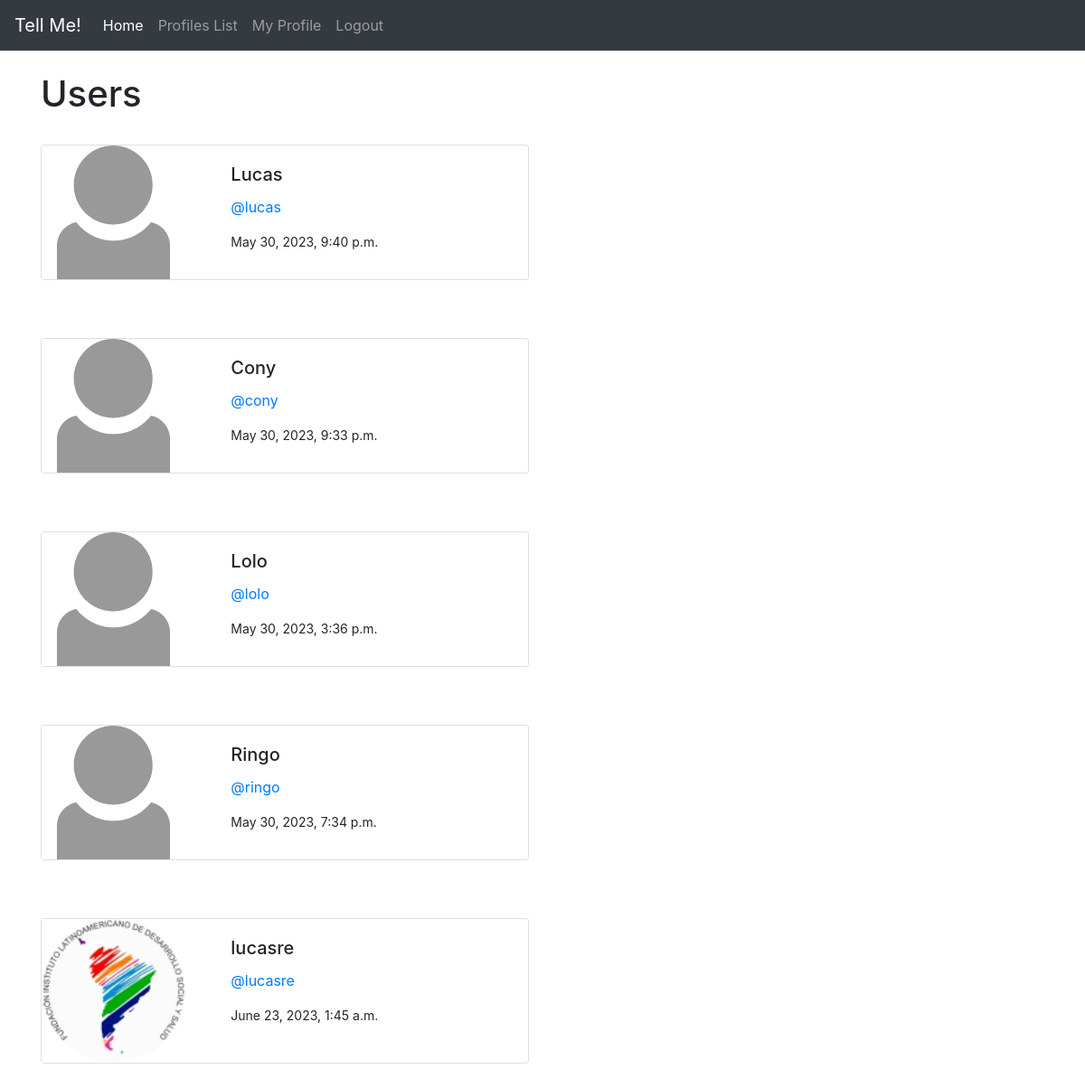
Screenshot of /profile_list/ (signed in) with the database file from the repository.
### TellMeApp/models.py (models this page shows, shortened)
class Profile(models.Model):
    user = models.OneToOneField(User, on_delete=models.CASCADE)
    follows = models.ManyToManyField("self",
        related_name="followed_by",
        symmetrical=False,
        blank=True)
    date_modified = models.DateTimeField(User, auto_now=True)
    profile_image = models.ImageField(null=True, blank=True, upload_to="images/")
    profile_bio = models.CharField(null=True, blank=True, max_length=100)
    website_link = models.CharField(null=True, blank=True, max_length=50)
    facebook_link = models.CharField(null=True, blank=True, max_length=50)
    instagram_link = models.CharField(null=True, blank=True, max_length=50)
    linkedin_link = models.CharField(null=True, blank=True, max_length=50)

### TellMeApp/views.py (the view)
# urls.py: path('profile_list/', views.profile_list, name='profile_list'),
def profile_list(request):
    if request.user.is_authenticated:
        profiles = Profile.objects.exclude(user=request.user)
        return render(request, 'profiles_list.html', {"profiles":profiles})
    else:
        messages.success(request, ("You must be logged in to see this page"))
        return redirect('home')

### TellMeApp/templates/profiles_list.html
{% extends 'base.html' %}
{% load static %}
{% block content %}
<h1>Users</h1><br/>
    {% if profiles %}
        {% for profile in profiles %}
            <div class="card mb-3" style="max-width: 540px;">
  <div class="row g-0">
    <div class="col-md-4">
        {% if profile.profile_image %}
            <img src="{{ profile.profile_image.url}}" height=200 width=250 class ="img-fluid rounded-start">
        {% else %}
        <img src="{% static 'images/no_profile_pic.jpg' %}" class="img-fluid rounded-start" alt="Profile Image">
        {% endif %}
    </div>
    <div class="col-md-8">
      <div class="card-body">
        <h5 class="card-title">{{ profile.user.username }}</h5>
        <p class="card-text"><a href="{% url 'profile' profile.user.id %}">@{{ profile.user.username | lower }}</a></p>
        <p class="card-text"><small class="text-body-secondary">{{ profile.date_modified }}</small></p>
      </div>
    </div>
  </div>
</div>
<br/><br/>
        {% endfor %}
    {% endif %}
{% endblock %}

### TellMeApp/templates/base.html (shortened to what this page needs)
{% include 'navbar.html' %}
<!doctype html>
<html lang="en">
  <head>
    <link rel="stylesheet" href="https://cdn.jsdelivr.net/npm/bootstrap@4.6.2/dist/css/bootstrap.min.css">
  </head>
  <body>
    <br/>
    <div class="container">
    {% block content %}
    {% endblock %}
    </div>
  </body>
</html>

### TellMeApp/templates/navbar.html (shortened to what this page needs)
{% load static %}
<nav class="navbar navbar-expand-lg navbar-dark bg-dark">
  <a class="navbar-brand" href="{% url 'home' %}">Tell Me!</a>
  <div class="collapse navbar-collapse" id="navbarSupportedContent">
    <ul class="navbar-nav mr-auto">
      <li class="nav-item active">
        <a class="nav-link" href="{% url 'home' %}">Home <span class="sr-only">(current)</span></a>
      </li>
      <li class="nav-item">
        <a class="nav-link" href="{% url 'profile_list' %}">Profiles List</a>
      </li>
      {% if user.is_authenticated %}
      <li class="nav-item">
        <a class="nav-link" href="{% url 'profile' request.user.id %}">My Profile</a>
      </li>
      <li class="nav-item">
        <a class="nav-link" href="{% url 'logout' %}">Logout</a>
      </li>
      {% endif %}
      </ul>
      {% if user.is_authenticated %}
        <ul class="navbar-nav ml-auto">
          <li class="nav-link navbar-brand">
          </li>
        </ul>
      {% endif %}
  </div>
</nav>

### rows the page displays
Profile: user.username "Lucas", user.username "lucas", date_modified "May 30, 2023, 9:40 p.m."
Profile: user.username "Cony", user.username "cony", date_modified "May 30, 2023, 9:33 p.m."
Profile: user.username "Lolo", user.username "lolo", date_modified "May 30, 2023, 3:36 p.m."
Profile: user.username "Ringo", user.username "ringo", date_modified "May 30, 2023, 7:34 p.m."
Profile: profile_image (picture), user.username "lucasre", date_modified "June 23, 2023, 1:45 a.m."
